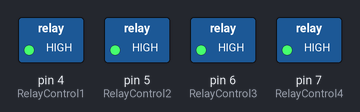
A sketch run on a simulated Arduino Uno, built with avr-gcc and run on an emulated ATmega328P. Parts: switched loads named in the sketch (green lamp = pin HIGH).

Above: at 0.5 s.
At 2.5 s:
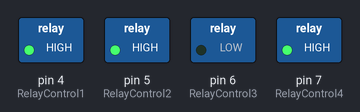
At 4.5 s:
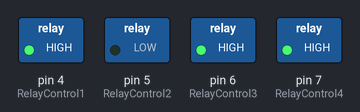
At 9.5 s:
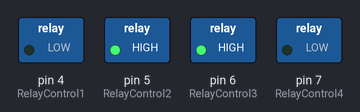
At 14.5 s:
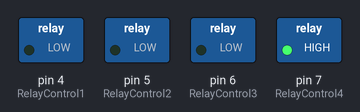
At 19.5 s:
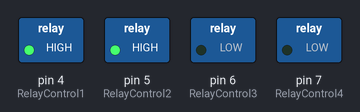
Timing chart, 0 to 20.8 s (numbered marks = the images above):
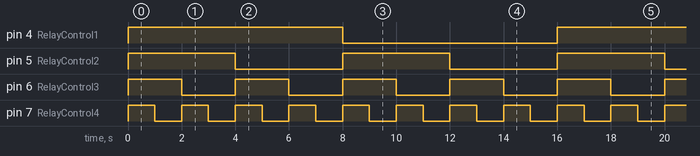

The sketch:

relay_counter.ino
```cpp
/************************************************
Name： 4 channel_relay
Description: control the 4 channel relay module to ON or OFF
Website: www.handsontec.com
Email: techsupport@handsontec.com
*****************************************************/

//the relays connect to
int RelayControl1 = 4; // Digital Arduino Pin used to control the motor
int RelayControl2 = 5;
int RelayControl3 = 6;
int RelayControl4 = 7;

int BinRelay[64] = { LOW, LOW, LOW, LOW,    // 0
                     LOW, LOW, LOW,HIGH,    // 1
                     LOW, LOW,HIGH, LOW,    // 2
                     LOW, LOW,HIGH,HIGH,    // 3
                     LOW,HIGH, LOW, LOW,    // 4
                     LOW,HIGH, LOW,HIGH,    // 5
                     LOW,HIGH,HIGH, LOW,    // 6
                     LOW,HIGH,HIGH,HIGH,    // 7
                    HIGH, LOW, LOW, LOW,    // 8
                    HIGH, LOW, LOW,HIGH,    // 9
                    HIGH, LOW,HIGH, LOW,    // A (10)
                    HIGH, LOW,HIGH,HIGH,    // B (11)
                    HIGH,HIGH, LOW, LOW,    // C (12)
                    HIGH,HIGH, LOW,HIGH,    // D (13)
                    HIGH,HIGH,HIGH, LOW,    // E (14)
                    HIGH,HIGH,HIGH,HIGH,};  // F (15)

void setup(){
Serial.begin(9600);
pinMode(RelayControl1, OUTPUT);
pinMode(RelayControl2, OUTPUT);
pinMode(RelayControl3, OUTPUT);
pinMode(RelayControl4, OUTPUT);
}

void loop() {
/*digitalWrite(RelayControl1,HIGH);// NO1 and COM1 Connected (LED on)
delay(1000);
digitalWrite(RelayControl1,LOW);// NO1 and COM1 disconnected (LED off)
delay(1000);
digitalWrite(RelayControl2,HIGH);
delay(1000);
digitalWrite(RelayControl2,LOW);
delay(1000);
digitalWrite(RelayControl3,HIGH);
delay(1000);
digitalWrite(RelayControl3,LOW);
delay(1000);
digitalWrite(RelayControl4,HIGH);
delay(1000);
digitalWrite(RelayControl4,LOW);
delay(1000);*/
  int j;
  for (int i=0;i<16;i++){
      j=4*i;
      digitalWrite(RelayControl1,!BinRelay[j]);
      digitalWrite(RelayControl2,!BinRelay[j+1]);
      digitalWrite(RelayControl3,!BinRelay[j+2]);
      digitalWrite(RelayControl4,!BinRelay[j+3]);
      delay(1000);
    }
}
```

Measured:
- by itself, pin 4 (RelayControl1): alternates HIGH for 8.0 s and LOW for 8.0 s
- by itself, pin 5 (RelayControl2): alternates HIGH for 4.0 s and LOW for 4.0 s
- by itself, pin 6 (RelayControl3): alternates HIGH for 2.0 s and LOW for 2.0 s
- by itself, pin 7 (RelayControl4): alternates HIGH for 1.0 s and LOW for 1.0 s
